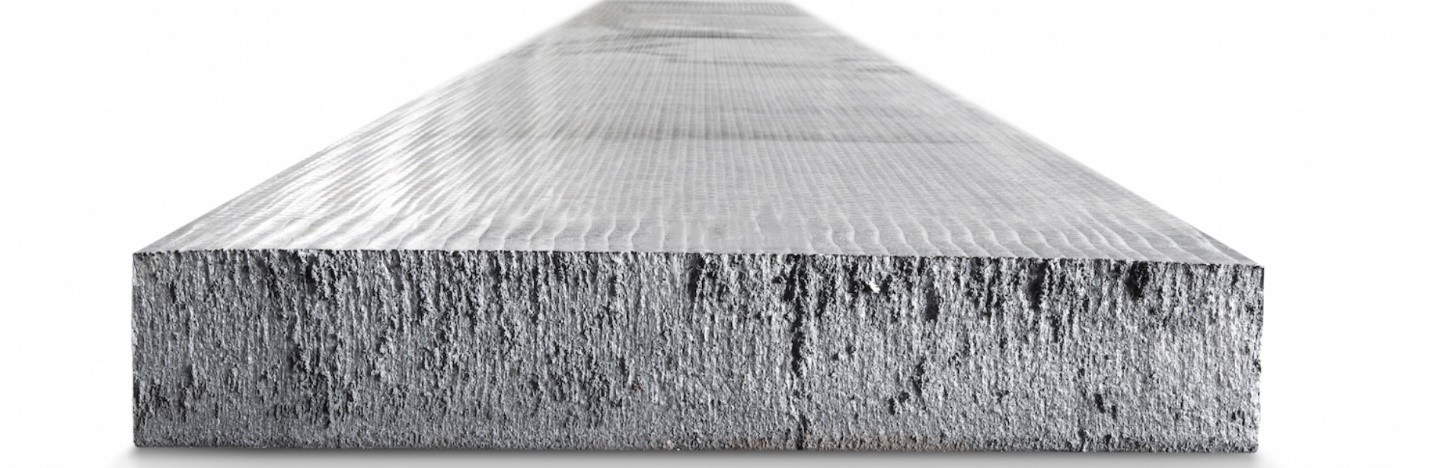
#> input picture DimCalc Sideways/Test.jpg, 1430 x 468 px
$ python main.py
#> lines starting #> are read from the running program, lines starting #| are printed output that depends on the picture; after the words box and inside, x2 and y2 are one past the last pixel; in counts of white or black regions, pixels touching at a corner belong together
#> further down, img is the input picture: shape (468, 1430, 3); mean B, G, R 198, 196.4, 196
### DimCalc Sideways/IPH.py
import cv2
from cv2 import imshow
import numpy as np
import matplotlib.pyplot as plt


def Display(title, src):
    cv2.imshow(title, src)
    cv2.waitKey(0)


def Grayscale(src):
    return cv2.cvtColor(src, cv2.COLOR_BGR2GRAY)


# [4 lines left out: function ListDisplay, not called in this run]


def DisplayMultiple(srcDict):
    for i in srcDict:
        cv2.imshow(i, srcDict[i])
    cv2.waitKey(0)


# [5 lines left out: function Resize, not called in this run]


def Scale(src, x, y):
    return cv2.resize(src, (0, 0), fx=x, fy=y)


def Outline(src, x=None, y=None):
#> called with x = 30, y = 30
    if(x != None and y != None):
        return cv2.Canny(src, x, y)
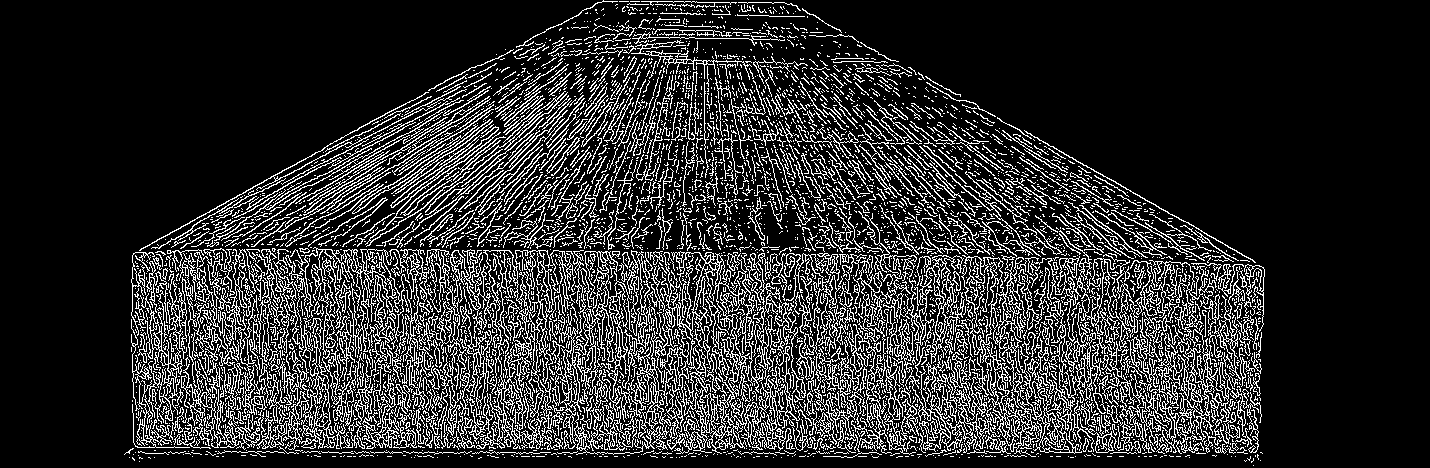
#> returned value: shape (468, 1430); 17.8% white in thin lines or dots, all inside (x1, y1, x2, y2) = (124, 0, 1265, 466)
    else:
        return cv2.Canny(src, 100, 100)


def Blur(src, n, y=None, z=None):
    if(y != None and z != None):
        return cv2.bilateralFilter(src, n, y, z)
    if(y != None and z == None):
        return cv2.GaussianBlur(src, (n, y), 1)
    else:
        return cv2.medianBlur(src, n)


def Erode(src, x, y, Iterations=1):
    return cv2.erode(src, np.ones((x, y), np.uint8), iterations=Iterations)


def Dilate(src, x, y, Iterations=1):
#> called with x = 4, y = 4, Iterations = 1
    return cv2.dilate(src, np.ones((x, y), np.uint8), iterations=Iterations)
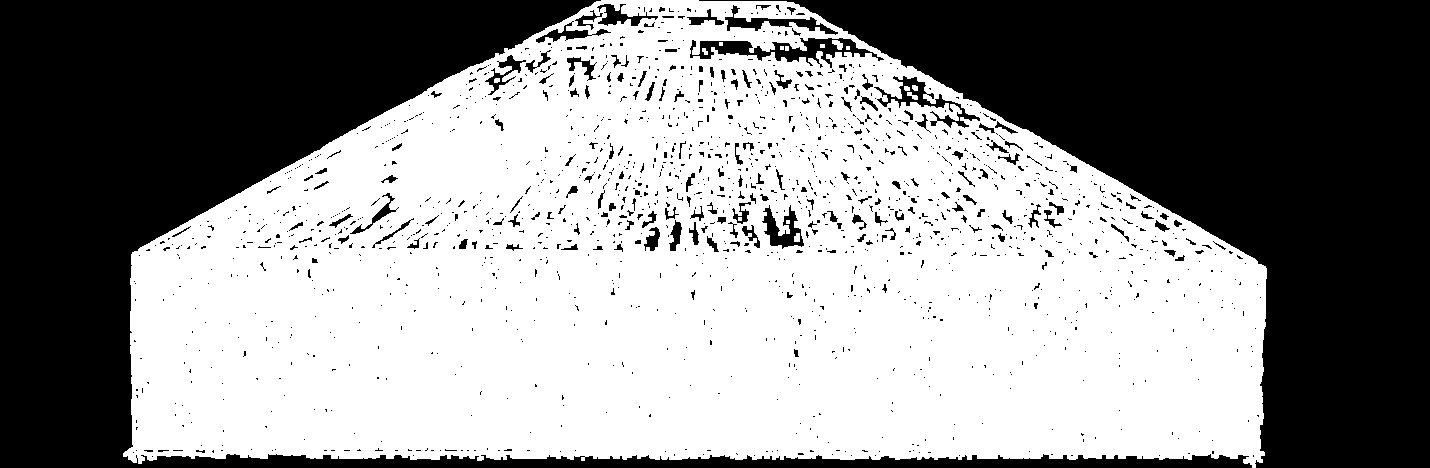
#> returned value: shape (468, 1430); 56.4% white; 1577 black regions (1385 under 20 px), largest, box (x1, y1, x2, y2) and area: (699, 0, 1430, 468) 140131, (0, 0, 1252, 468) 130817, (690, 38, 884, 68) 2114


def CalcHist(img):
    return cv2.calcHist([img], [0], None, [256], [0, 256])


# [6 lines left out: function HistDisplay, not called in this run]


def BinaryThresh(src, x=128):
    return cv2.threshold(Grayscale(src), x, 255, cv2.THRESH_BINARY)[1]


def InvBinaryThresh(src, x=128):
    return cv2.threshold(Grayscale(src), x, 255, cv2.THRESH_BINARY_INV)[1]


def TruncThresh(src, x=128):
    return cv2.threshold(Grayscale(src), x, 255, cv2.THRESH_TRUNC)[1]


def ToZeroThresh(src, x=128):
    return cv2.threshold(Grayscale(src), x, 255, cv2.THRESH_TOZERO)[1]


def InvToZeroThresh(src, x=128):
    return cv2.threshold(Grayscale(src), x, 255, cv2.THRESH_TOZERO_INV)[1]


def AdaptiveThresh(src, x=128):
    return cv2.adaptiveThreshold(Grayscale(src), 255, cv2.ADAPTIVE_THRESH_GAUSSIAN_C, cv2.THRESH_BINARY, 199, 5)


def OtsuThresh(src, x=128):
    return cv2.threshold(Grayscale(src), x, 255, cv2.THRESH_BINARY + cv2.THRESH_OTSU)[1]


def colorFilterMask(src, lower, upper):
    return cv2.inRange(cv2.cvtColor(src, cv2.COLOR_BGR2HSV), lower, upper)


def colorFilter(src, lower, upper):
    return cv2.bitwise_and(src, src, mask=colorFilterMask(src, lower, upper))


# [20 lines left out: function HoughLines, not called in this run]


def ContourFind(img):
    return cv2.findContours(img, cv2.RETR_EXTERNAL, cv2.CHAIN_APPROX_NONE)[0]


def getContours(img, cannyThresh=[30, 30], min_area=100, sides=0):
    img_canny = Outline(Blur(Grayscale(img), 3, 3),
                        cannyThresh[0], cannyThresh[1])
    img_dilate = Dilate(img_canny, 4, 4, 1)
    img_eroded = Erode(img_dilate, 4, 4, 1)
#> in Erode, `return cv2.erode(src, np.ones((x, y), np.uint8), iterations=Iterations)`:
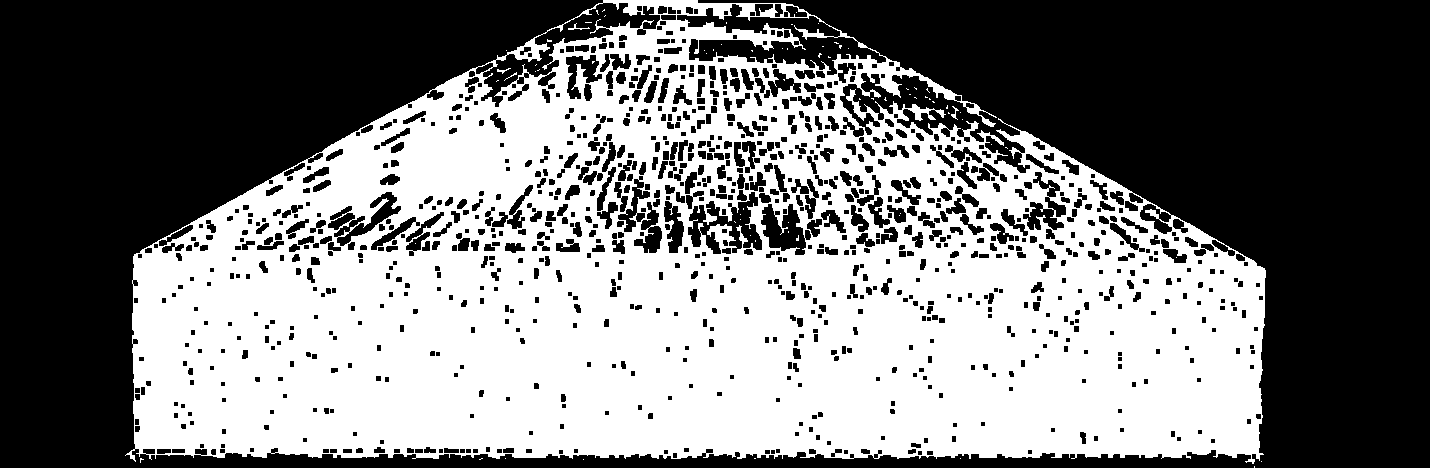
#> returned value: shape (468, 1430); 48.1% white; 72 white regions (68 under 20 px)
    imshow("Canny", img_eroded)
    final_contours = []
    contours = ContourFind(img_eroded)
#> contours = 28 contours, 27 with area under 20; largest, box (x1, y1, x2, y2) and area: (125, 0, 1266, 464) 384864
    for i in contours:
        area = cv2.contourArea(i)
        if area > min_area:
            peri = cv2.arcLength(i, True)
            approx = cv2.approxPolyDP(i, 0.005*peri, True)
            bbox = cv2.boundingRect(approx)
            if sides > 0:
                if(len(approx) == sides):
                    final_contours.append([len(approx), area, approx, bbox, i])
            else:
                final_contours.append([len(approx), area, approx, bbox, i])
#> this loop made 28 passes
#> (area, peri, bbox) on pass 28: (384864, 5023.1, (133, 0, 1132, 462))
#> after the loop, final_contours = 1 item

    final_contours = sorted(final_contours, key=lambda x: x[1], reverse=True)
    return final_contours

### DimCalc Sideways/main.py
import math
import cv2
import IPH
import numpy as np


def Pythagorus(a, b):
    return math.sqrt((a[0]-b[0])**2 + ((a[1]-b[1])**2))


def MidPoint(a, b):
    return [int((a[0]+b[0])/2), int((a[1]+b[1])/2)]


img = cv2.imread("Test.jpg")
img2 = img.copy()

contours = IPH.getContours(img)
#> contours = 1 item

for contour in contours:
    cv2.drawContours(img2, contour[4], -1, (0, 0, 255), 4)
    # contour = [len(approx), area, approx, bbox, i]

    # Drawing Corner Points of Shape
    for i in range(len(contour[2])-1):
        cv2.circle(img2, contour[2][i][0], 4, (255, 0, 0), -1)

    # Drawing n-1 Edges of the shape
    for i in range(len(contour[2])-1):
        cv2.line(img2, contour[2][i][0], contour[2][i+1][0], (0, 0, 255), 2)
        cv2.putText(img=img2, text=str(int(Pythagorus(contour[2][i][0], contour[2][i+1][0]))),
                    org=MidPoint(contour[2][i][0], contour[2][i+1][0]), fontFace=cv2.FONT_HERSHEY_SIMPLEX, fontScale=0.3, color=(0, 255, 0), thickness=1)

    # Drawing the Last Edge
    cv2.line(img2, contour[2][len(contour[2])-1]
             [0], contour[2][0][0], (0, 0, 255), 2)
    cv2.putText(img=img2, text=str(int(Pythagorus(contour[2][len(contour[2])-1][0], contour[2][0][0]))),
                org=MidPoint(contour[2][len(contour[2])-1][0], contour[2][0][0]), fontFace=cv2.FONT_HERSHEY_SIMPLEX, fontScale=0.3, color=(0, 255, 0), thickness=1)
#> this loop made 1 pass
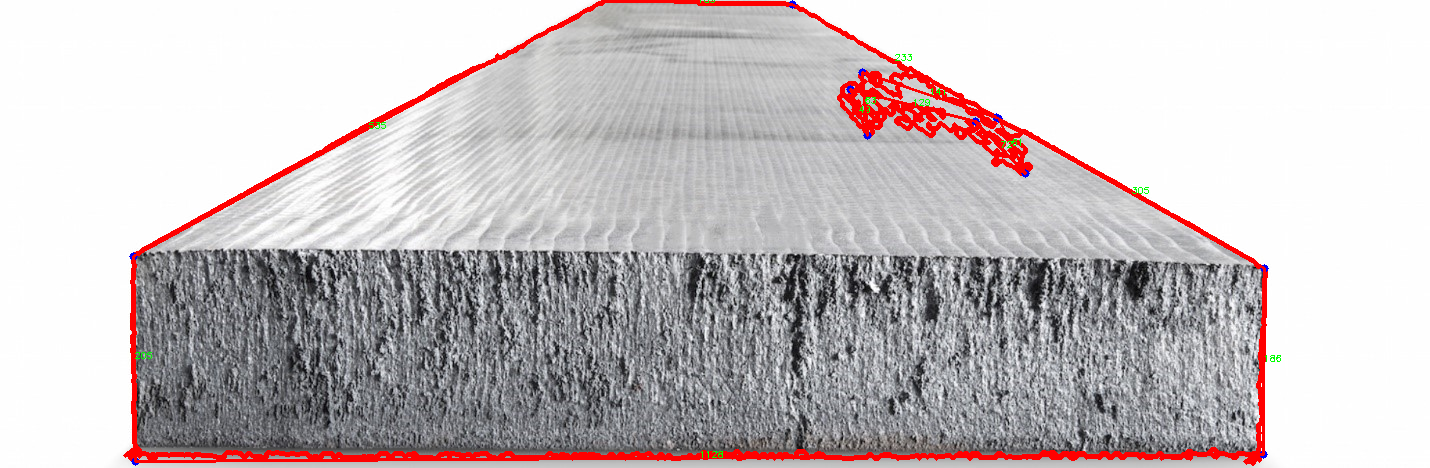
#> img2: shape (468, 1430, 3); 3.47% of pixels changed, all inside (x1, y1, x2, y2) = (123, 0, 1281, 466)

# Displaying both Original and Drawn image
IPH.DisplayMultiple({"Original": img, "Outline": img2})
#> the loop in DisplayMultiple, `for i in srcDict:` made 2 passes
